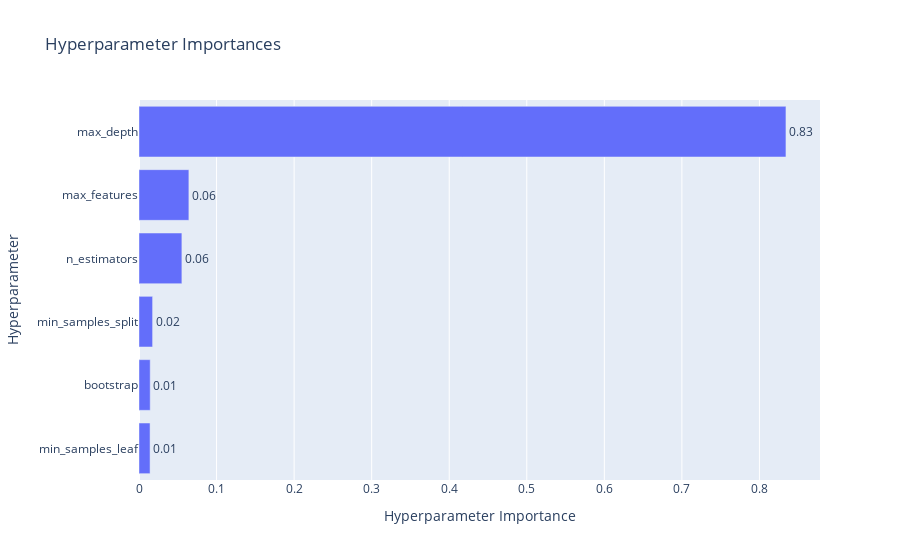

Write notebook code for a chart like this one.
### Code cell
# Mostrar la importancia de los hiperparámetros
fig = vis.plot_param_importances(study2)
fig.show()

### Figure 1 — Plotly figure (JSON) as saved in the notebook; plotly's stock layout.template omitted (floating-point values rounded to 4 significant figures)
{"data": [{"cliponaxis": false, "hovertemplate": ["min_samples_leaf (IntDistribution): 0.014259315921924068<extra></extra>", "bootstrap (CategoricalDistribution): 0.01443943667670966<extra></extra>", "min_samples_split (IntDistribution): 0.017535429119862844<extra></extra>", "n_estimators (IntDistribution): 0.055282963378589844<extra></extra>", "max_features (CategoricalDistribution): 0.06430982539199741<extra></extra>", "max_depth (IntDistribution): 0.834173029510916<extra></extra>"], "name": "Objective Value", "orientation": "h", "text": ["0.01", "0.01", "0.02", "0.06", "0.06", "0.83"], "textposition": "outside", "type": "bar", "x": [0.01426, 0.01444, 0.01754, 0.05528, 0.06431, 0.8342], "y": ["min_samples_leaf", "bootstrap", "min_samples_split", "n_estimators", "max_features", "max_depth"]}], "layout": {"title": {"text": "Hyperparameter Importances"}, "xaxis": {"title": {"text": "Hyperparameter Importance"}}, "yaxis": {"title": {"text": "Hyperparameter"}}}}
